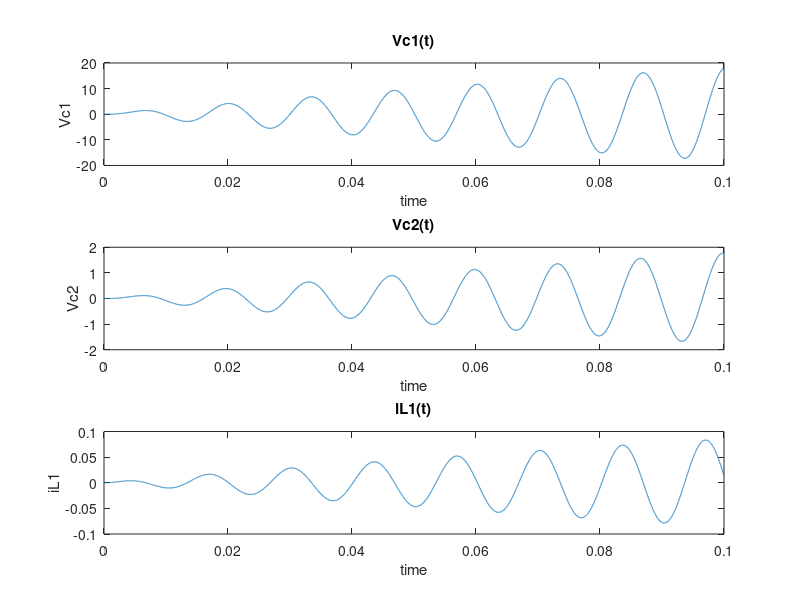

Recreate this plot in MATLAB.
clc
clear all
close all 

R=100;
L=0.5;
C1=10*10^-6;
C2=100*10^-6;

A=[0,0,1/C1;0,-1/(R*C2),1/C2;-1/L,-1/L,0];
B=[0;0;1/L];
sample_count=10000;
time=linspace(0,0.1,sample_count);
X=[0.0;0.0;0.0];%Vc1;Vc2;iL
res=X*time;
i=1;
for t=time
res(:,i)=X;
i=i+1;
U=sin(150*pi*t);
dx=A*X+B*U;
X=X+dx*time(2);
end
figure();
subplot(3,1,1);
plot(time,res(1,:));
ylabel("Vc1");
xlabel("time");
title("Vc1(t)");

subplot(3,1,2);
plot(time,res(2,:));
ylabel("Vc2");
xlabel("time");
title("Vc2(t)");

subplot(3,1,3);
plot(time,res(3,:));
ylabel("iL1");
xlabel("time");
title("iL1(t)");
